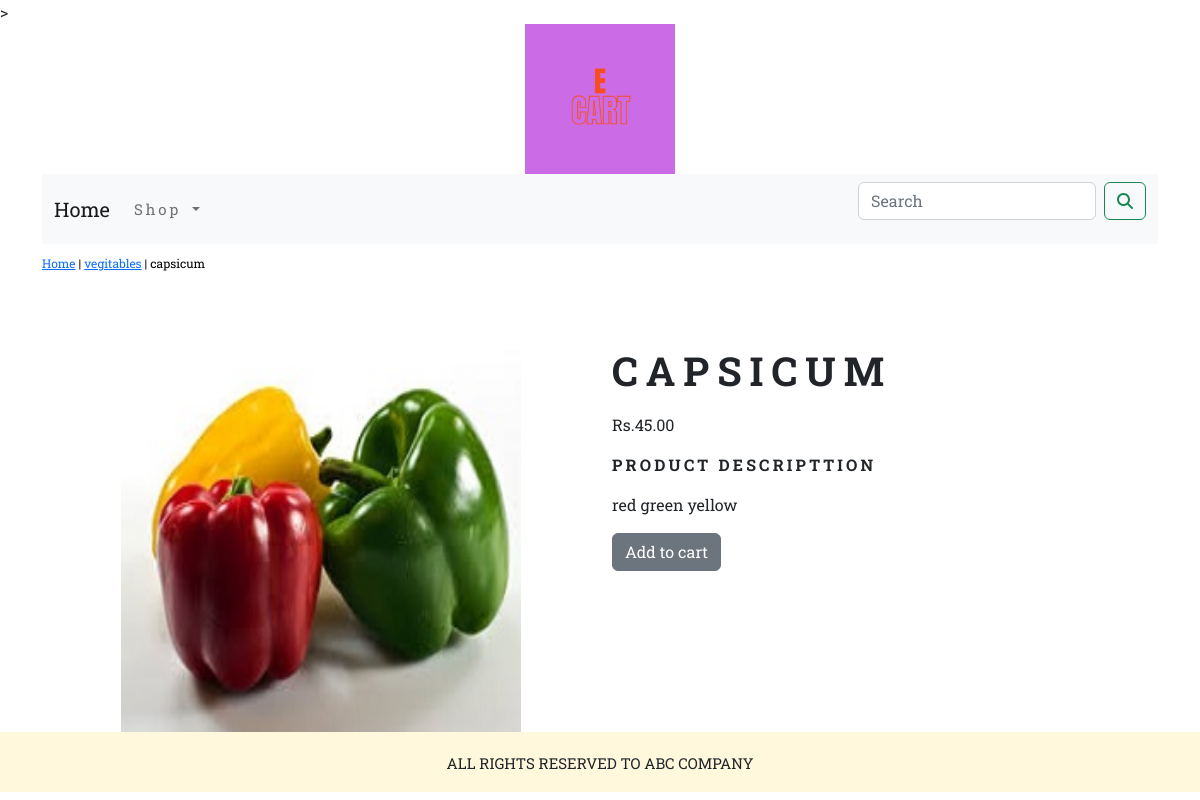
Page /ecommerceapp/vegitables/capsicum/ on the committed database.
### ecommerceapp/models.py (models this page shows, shortened)
class Product(models.Model):
    name = models.CharField(max_length=150, unique=True)
    slug = models.SlugField(max_length=150, unique=True)
    description = models.TextField(blank=True)
    price = models.DecimalField(max_digits=10,decimal_places=2)
    category=models.ForeignKey(Category,on_delete=models.CASCADE)
    image = models.ImageField(upload_to='product', blank=True)
    stock = models.IntegerField()
    available=models.BooleanField(default=True)
    created = models.DateTimeField(auto_now_add=True)
    updated = models.DateTimeField(auto_now=True)
    class Meta:
        ordering = ('name',)
        verbose_name = 'product'
        verbose_name_plural = 'products'

class Category(models.Model):
    name = models.CharField(max_length=150, unique=True)
    slug = models.SlugField(max_length=150, unique=True)
    description = models.TextField(blank=True)
    image = models.ImageField(upload_to='category', blank=True)
    class Meta:
        ordering = ('name',)
        verbose_name = 'category'
        verbose_name_plural = 'categories'
    def get_url(self):
        return reverse('ecommerceapp:product_by_category',args=[self.slug])
    def __str__(self):
         return '{}'.format(self.name)

### ecommerceapp/views.py (the view)
# urls.py: path("<slug:c_slug>/<slug:p_slug>/",views.ProDetail,name='ProDetail'),
def ProDetail(request,c_slug,p_slug):
    try:
        product = Product.objects.get(category__slug=c_slug, slug=p_slug)
    except Exception as e:
        raise e
    return render(request,'product.html',{'product':product})

### cart_app/context__processors.py (called while the page is built)
def counter(request):
    item_count= 0
    if 'admin' in request.path :
        return {}
    else:
        try:
            cart=Cart.objects.filter(cart_id=_cart_id(request))
            cart_items=CartItem.objects.all().filter(cart=cart[:1])
            for cart_item in cart_items:
                item_count += cart_item.quantity
        except Cart.DoesNotExist:
            item_count = 0
    return dict(item_count=item_count)

### cart_app/views.py (called while the page is built)
def _cart_id(request):
    cart= request.session.session_key
    if not cart:
        cart=request.session.create()
    return cart

### ecommerceapp/context_processors.py (called while the page is built)
def menu_links(request):
    links=Category.objects.all()
    return dict(links=links)

### templates/product.html (shortened to what this page needs)
{% extends 'base.html' %}
{% load static %}
{% block content %}
  <div class="row my_prod_row">
    <div class="mx_auto">
      <p><a href="{% url 'ecommerceapp:AllProdCat'%}">Home</a> | <a href="{{product.category.get_url}}">{{product.category}}</a> | {{product.name}}</p>
    </div>
  </div>
  <div class="container">
    <br>
    <div class="row">
      <div class="col-12 col-sm-12 col-md-12 col-lg-6 text-center">
          <div style="min-width:18rem;">
              <img src="{{product.image.url}}" alt="{{product.name}} "height="400px" width="400px">
          </div>
      </div>
      <div class="col-12 col-sm-12 col-md-12 col-lg-6">
          <div>
             <h1 class="my_prod_title"> {{product.name}}</h1>
             <p> Rs.{{product.price}}</p>
              <p class="my_title" ><b>Product Descripttion </b></p>
              <p class="text-justify my_prod_text">{{product.description}}</p>
              {% if product.stock <= 0 %}
                 <p class="text-justify my_prod_text"><b> Out of stock </b></p>
              {% else %}
                 <a class="btn btn-secondary" href="{% url 'cart_app:add_cart' product.id %}"> Add to cart</a>
              {% endif %}
          </div>
      </div>
    </div>
  </div>
{% endblock%}

### static/css/custom.css (style rules this page uses)
body { font-family: 'Roboto Slab', serif; }
.my_title { font-size:16px; text-transform:uppercase; letter-spacing:.2em; }
.my_prod_row { padding-top: 10px; padding-bottom: 20px; }
.my_prod_row .mx_auto { color:000; font-size:12px; text-decoration:none; }
.my_prod_title { font-size:40px; font-weight:bold; text-transform:uppercase; letter-spacing:.2em; padding-top: 15px; padding-bottom: 10px; }
.my_prod_text { padding-right:20px; }

### rows in the picture
Product: category "vegitables", name "capsicum", image (picture), name "CAPSICUM", price "45.00", description "red green yellow"
